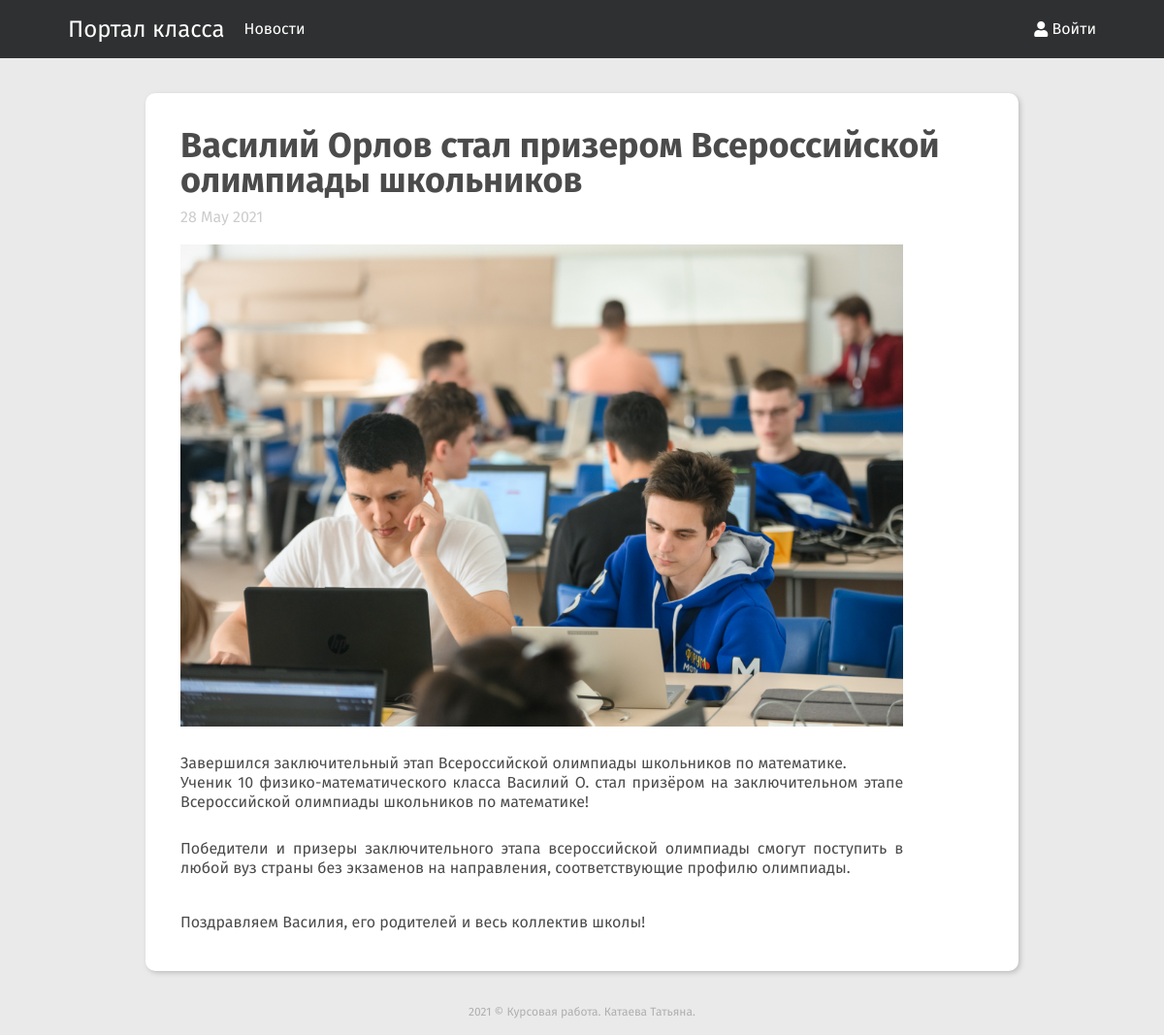
Screenshot of /news/7 with the database file from the repository.
### models/news.py (models this page shows)
class News(db.Model):
    id = db.Column(db.Integer, primary_key=True, autoincrement=True)
    title = db.Column(db.String(120), unique=False, nullable=False)
    description = db.Column(db.Text, nullable=False)
    date = db.Column(db.DateTime, default=datetime.datetime.utcnow)
    text = db.Column(db.Text, nullable=False)
    img = db.Column(db.String, nullable=False)

### app.py (the view)
@app.route('/news/<int:news_id>')
def news_page(news_id):
    news = News.query.get(news_id)
    if news is None:
        return 'Новость не найдена'
    return render_template('news.html', news=news)

### app.py (called while the page is built)
def format_datetime(value, format="%e %B %Y"):
    if value is None:
        return ""
    return value.strftime(format)

### templates/news.html (shortened to what this page needs)
{% extends 'base.html' %}
{% block header %}
    <link rel="stylesheet" href="/static/css/news.css">
{% endblock %}
{% block content %}
    <div class="news">
        <h1>{{ news.title }}</h1>
        <span class="date">{{ news.date | formatdatetime }}</span>
        <img class="news_image" src="/static/img/news/{{ news.img }}" alt="">
        <p>{{ news.text|safe }}</p>
    </div>
{% endblock %}

### static/css/news.css (style rules this page uses)
.news { margin: 36px auto; max-width: 900px; background-color: #fff; border-radius: 10px; box-shadow: #a2a2a299 2px 2px 5px; padding: 24px 36px; }
p { display: flex; text-align: justify; max-width: 90%; line-height: 20px; }
.date { color: #ccc; }
img.news_image { display: block; margin: 20px 0; width: 90%; max-height: 500px; object-fit: cover; object-position: center; }

### static/css/style.css (style rules this page uses)
html { height: 100%; }
body { min-height: 100%; background-color: #eaeaea; font-family: 'Fira Sans', "Avenir Next", serif; display: flex; flex-direction: column; color: #4b4b4b; }
* { box-sizing: border-box; }
h1 { font-size: 36px; font-weight: bold; padding: 12px 0; }
p { margin: 8px 0; }

### rows the page displays
News: title "Василий Орлов стал призером Всероссийской олимпиады школьников", date "28 May 2021", img (picture), text "Завершился заключительный этап Всероссийской олимпиады школьников по математике. Ученик 10 физико-математического класса Василий О. стал призёром на заключительном этапе Всероссийской олимпиады школьников по математике! Победители и призеры заключительного этапа всероссийской олимпиады смогут поступить в любой вуз страны без экзаменов на направления, соответствующие профилю олимпиады. Поздравляем Василия, его родителей и весь коллектив школы!"
